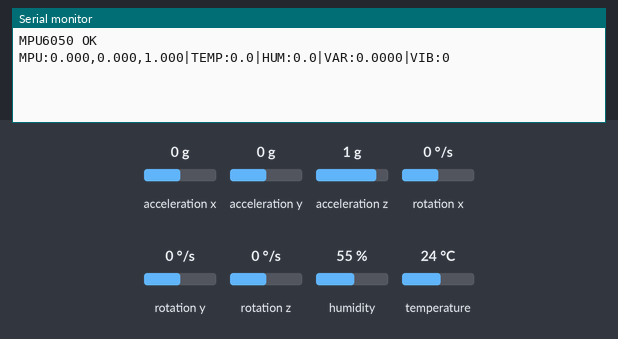
The sketch below on a simulated Arduino Uno, built with avr-gcc and run on an emulated ATmega328P. On the bench: the last lines printed to the serial monitor. The test bench sets the inputs (shaded band); at power-on: acceleration x 0 g, humidity 55 %, acceleration y 0 g, temperature 24 °C, acceleration z 1 g, rotation x 0 °/s, rotation y 0 °/s, rotation z 0 °/s.

Above: at 1.2 s.
1.3 s: acceleration x set to -1.4 g
At 2.6 s:
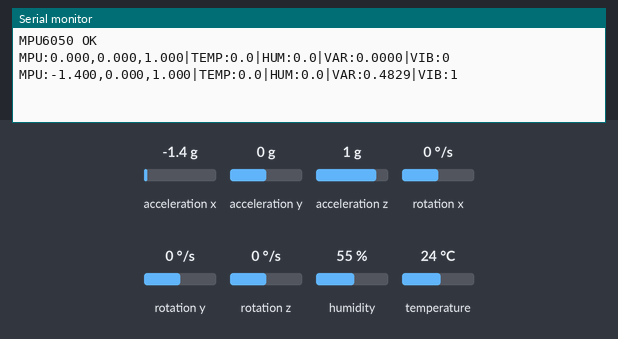
2.8 s: humidity set to 22 %
At 3.9 s:
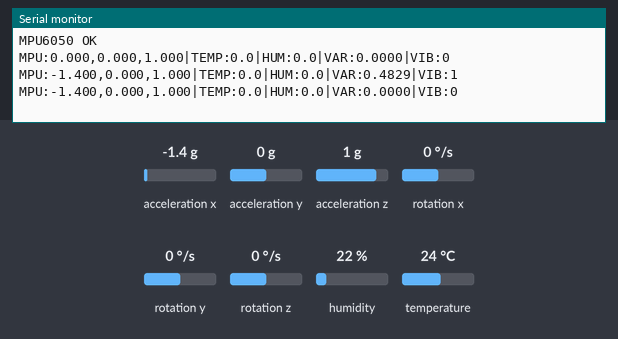
4.3 s: acceleration y set to -1.4 g
At 5.4 s:
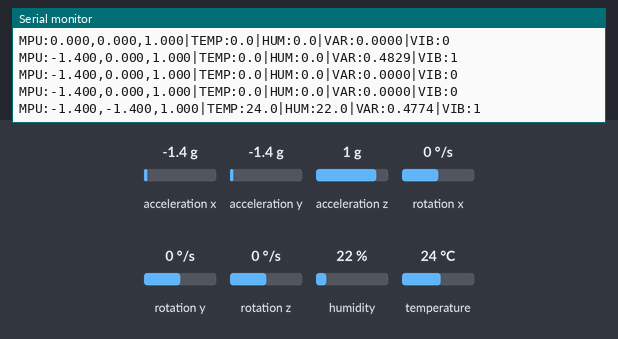
5.8 s: temperature set to 12 °C
At 6.6 s:
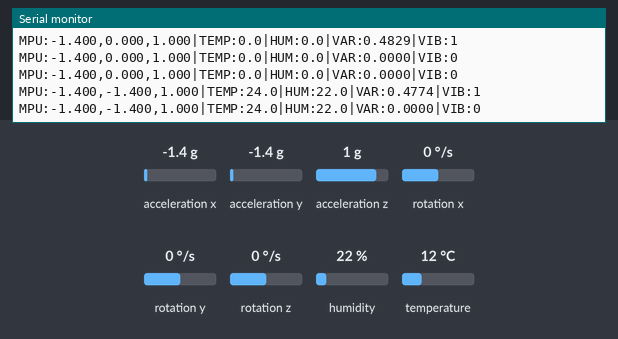
7.3 s: acceleration z set to -1.4 g
At 8.6 s:
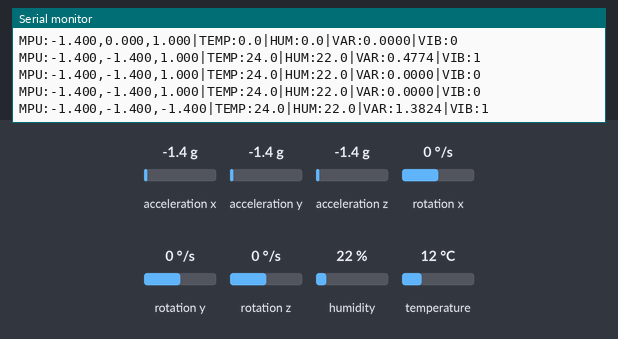
8.8 s: humidity set to 40 %
At 10.0 s:
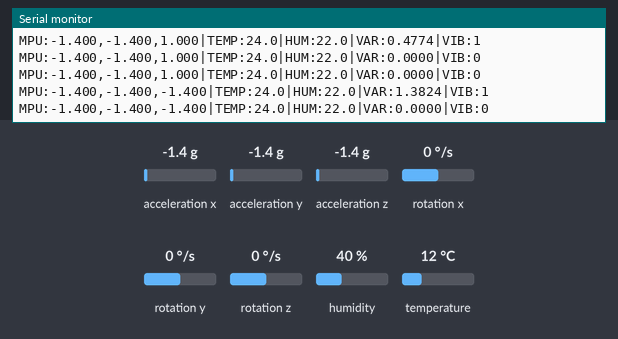
Timing chart, 0 to 11.3 s (numbered marks = the images above; inputs shaded):
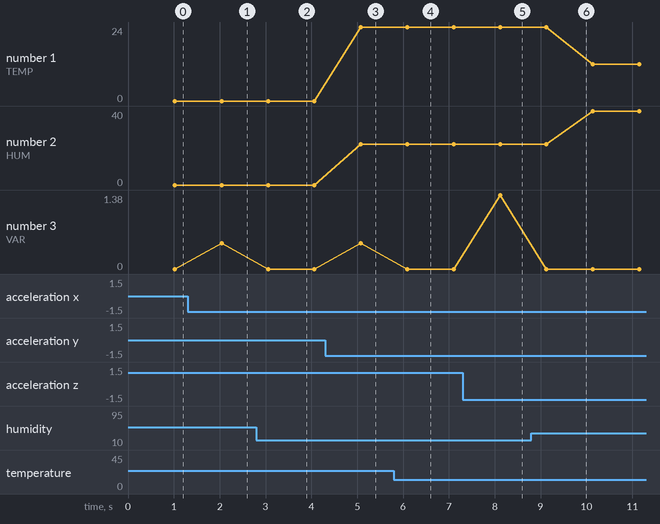

The sketch:

ryva_wristband.ino
```cpp
#include <Wire.h>
#include <MPU6050.h>
#include <DHT.h>
MPU6050 mpu;
DHT dht(2, DHT22);  // change pin 2 if your DHT22 is on different pin
unsigned long lastDHTRead = 0;
unsigned long lastVibCheck = 0;
unsigned long lastPrint = 0;
const int BUF_SIZE = 50;
float ax_buf[BUF_SIZE], ay_buf[BUF_SIZE], az_buf[BUF_SIZE];
int buf_idx = 0;
bool buf_full = false;
bool vib_flag = false;
const float VIB_THRESHOLD = 0.3;
float lastTemp = 0;
float lastHum = 0;

void setup() {
  Serial.begin(9600);
  Wire.begin();
  mpu.initialize();
  dht.begin();
  if (mpu.testConnection()) {
    Serial.println("MPU6050 OK");
  } else {
    Serial.println("MPU6050 FAILED - check wiring");
  }
}

float calculateVariance(float buf[], int size) {
  float sum = 0;
  for (int i = 0; i < size; i++) sum += buf[i];
  float mean = sum / size;
  float sqDiffSum = 0;
  for (int i = 0; i < size; i++) sqDiffSum += (buf[i] - mean) * (buf[i] - mean);
  return sqDiffSum / size;
}

void checkVibration() {
  float mx = 0, my = 0, mz = 0;
  for (int i = 0; i < 25; i++) {
    int idx = (buf_idx - 1 - i + BUF_SIZE) % BUF_SIZE;
    mx += ax_buf[idx];
    my += ay_buf[idx];
    mz += az_buf[idx];
  }
  mx /= 25.0;
  my /= 25.0;
  mz /= 25.0;

  float sumSq = 0;
  for (int i = 0; i < 25; i++) {
    int idx = (buf_idx - 1 - i + BUF_SIZE) % BUF_SIZE;
    float dx = ax_buf[idx] - mx;
    float dy = ay_buf[idx] - my;
    float dz = az_buf[idx] - mz;
    sumSq += dx*dx + dy*dy + dz*dz;
  }

  float vib_rms = sqrt(sumSq / 25.0);
  vib_flag = (vib_rms > VIB_THRESHOLD);
}

void loop() {
  int16_t ax_raw, ay_raw, az_raw;
  mpu.getAcceleration(&ax_raw, &ay_raw, &az_raw);

  float ax_g = ax_raw / 16384.0;
  float ay_g = ay_raw / 16384.0;
  float az_g = az_raw / 16384.0;

  ax_buf[buf_idx] = ax_g;
  ay_buf[buf_idx] = ay_g;
  az_buf[buf_idx] = az_g;
  buf_idx = (buf_idx + 1) % BUF_SIZE;
  if (buf_idx == 0) buf_full = true;

  float variance = 0;
  if (buf_full) {
    variance = calculateVariance(ax_buf, BUF_SIZE)
             + calculateVariance(ay_buf, BUF_SIZE)
             + calculateVariance(az_buf, BUF_SIZE);
  }

  if (buf_full && millis() - lastVibCheck > 500) {
    checkVibration();
    lastVibCheck = millis();
  }

  if (millis() - lastDHTRead > 5000) {
    float t = dht.readTemperature();
    float h = dht.readHumidity();
    if (!isnan(t) && !isnan(h)) {
      lastTemp = t;
      lastHum = h;
    } else {
      Serial.println("DHT22 read failed - check wiring");
    }
    lastDHTRead = millis();
  }

  if (millis() - lastPrint >= 1000) {
    Serial.print("MPU:");
    Serial.print(ax_g, 3); Serial.print(",");
    Serial.print(ay_g, 3); Serial.print(",");
    Serial.print(az_g, 3);
    Serial.print("|TEMP:"); Serial.print(lastTemp, 1);
    Serial.print("|HUM:");  Serial.print(lastHum, 1);
    Serial.print("|VAR:");  Serial.print(variance, 4);
    Serial.print("|VIB:");  Serial.println(vib_flag ? "1" : "0");
    lastPrint = millis();
  }

  delay(20);
}
```

Measured:
- after the input at 1.3 s, the serial monitor: prints a new line after 0.74 s (image 1)
- after the input at 4.3 s, the serial monitor: prints a new line after 0.78 s (image 3)
- after the input at 7.3 s, the serial monitor: prints a new line after 0.82 s (image 5)
- plotted number 2: 22 → 40 after the input at 8.8 s
- plotted number 3: 0 → 0.48 after the input at 1.3 s, 0 → 0.48 after the input at 4.3 s, 0 → 1.38 after the input at 7.3 s
